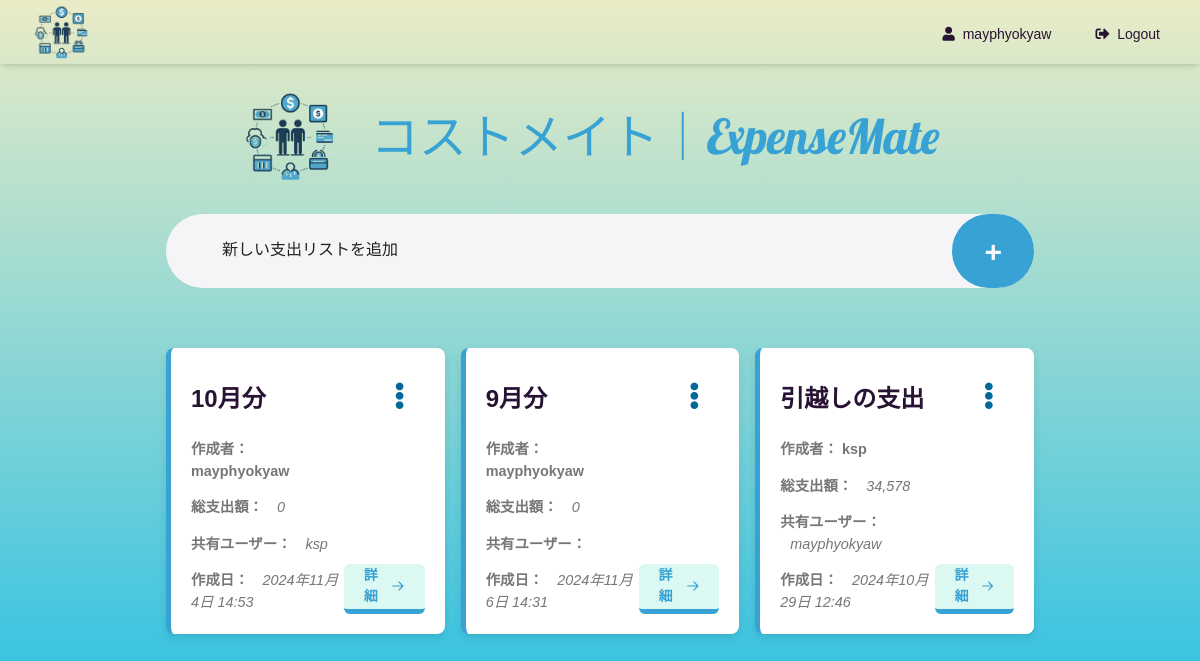
/ (signed in), run on an earlier commit of the app's database.
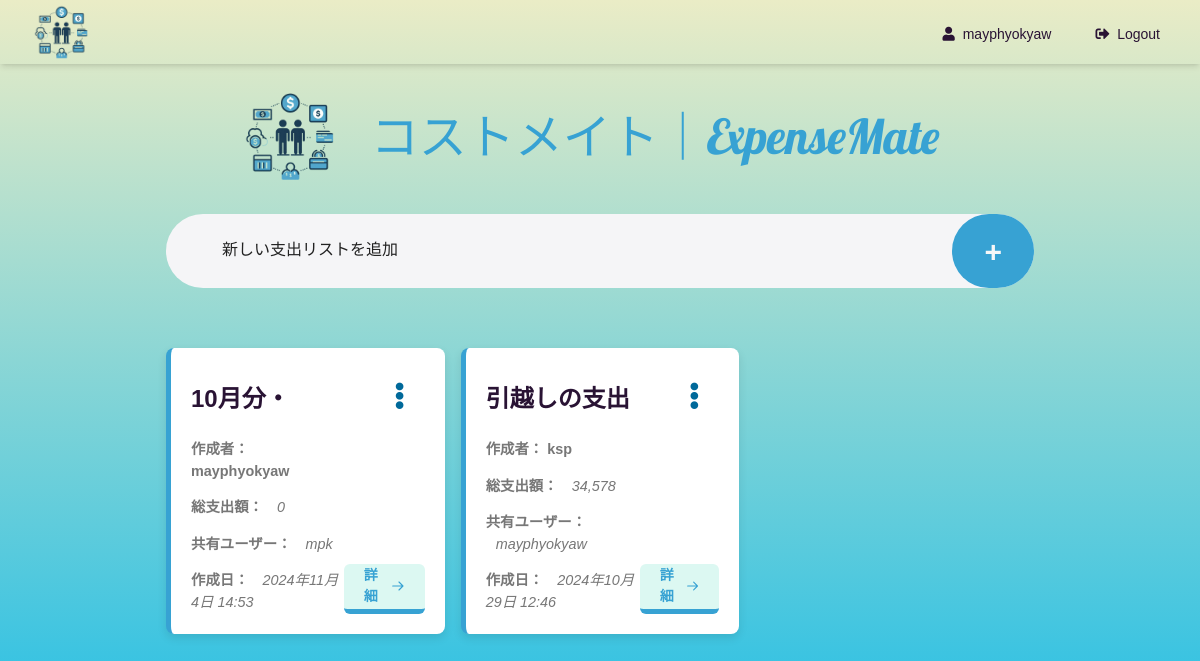
And on a later commit of the database.
### expenses_mate/models.py (models this page shows, shortened)
class User(AbstractBaseUser, PermissionsMixin):
    class Meta:
        db_table = "User"
        verbose_name = "ユーザー"
        verbose_name_plural = "ユーザー"
    user_id = models.AutoField(primary_key=True)
    username = models.CharField(max_length=100, unique=True)
    email = models.EmailField(max_length=255, unique=True)
    password = models.CharField(max_length=255)
    is_active = models.BooleanField(default=True)
    is_staff = models.BooleanField(default=False)
    objects = UserManager()
    USERNAME_FIELD = 'email'
    REQUIRED_FIELDS = ['username']
    def __str__(self):
        return self.username

class ExpenseGroup(models.Model):
    class Meta:
        db_table = "ExpenseGroup"
        verbose_name = "支出グループ"
        verbose_name_plural = "支出グループ"
    group_id = models.AutoField(primary_key=True)
    title = models.CharField(max_length=100)
    created_by = models.ForeignKey(User, on_delete=models.CASCADE)
    created_at = models.DateTimeField(auto_now_add=True)
    shared_with = models.ManyToManyField(User, related_name='shared_expense_groups', blank=True)

### expenses_mate/views.py (the view, shortened to what this page needs)
# urls.py: path('', ExpenseGroupListCreateView.as_view(), name='expenses_list_create'),
class ExpenseGroupListCreateView(LoginRequiredMixin, View):
    template_name = 'expenses_mate/expenses_list.html'
    def get(self, request, *args, **kwargs):
        expense_groups = ExpenseGroup.objects.filter(
            Q(created_by=request.user) | Q(shared_with=request.user)
        ).select_related('created_by').annotate(
            total_expense=Sum('expense__amount', output_field=models.DecimalField())
        )
        all_users = User.objects.all()
        form = ExpenseGroupForm()
        context = {
            'expenses_group': expense_groups,
            'form': form,
            'all_users': all_users
        }
        return render(request, self.template_name, context)

### expenses_mate/forms.py
class ExpenseGroupForm(forms.ModelForm):
    shared_with = forms.ModelMultipleChoiceField(
        queryset=User.objects.all(),  # You can filter if necessary
        widget=forms.SelectMultiple(attrs={
            'class': 'expenses-list-input',
            'id': 'input__shared_with'
        }),
        required=False  # Makes this field optional
    )
    class Meta:
        model = ExpenseGroup
        fields =['title', 'shared_with']
    def __init__(self, *args, **kwargs):
        super(ExpenseGroupForm, self).__init__(*args, **kwargs)
        self.fields['title'].widget.attrs.update({
            'class': 'expenses-list-input',
            'placeholder': ' ',
            'id': 'input__username'
        })

### expenses_mate/templatetags/custom_tags.py (called while the page is built)
@register.filter(name='add_class')
def add_class(field, css_class):
    try:
        return field.as_widget(attrs={'class': css_class})
    except AttributeError:
        return field

### templates/expenses_mate/expenses_list.html (shortened to what this page needs)
{% extends './layout/base.html' %}
{% load humanize %}
{% load custom_tags %}
{% block contents %}
<div class="mx-auto w-full md:w-3/4 px-4 mt-1.5">
  <form method="POST" action="{% url 'expenses_mate:expenses_list_create' %}">
    <div class="list-input-block">
      {{ form.title|add_class:"expenses-list-input" }}
      <label for="input__username" class="floating-label">新しい支出リストを追加</label>
      <button type="submit" class="add-button">+</button>
    </div>
  </form>
  <div class="grid grid-cols-1 sm:grid-cols-2 md:grid-cols-3 lg:grid-cols-3 gap-4">
    {% for expense_card in expenses_group %}
    <div class="card">
      <div class="flex justify-between items-center">
        <div class="card-title flex items-center space-x-2">
          <h2 class="title mt-4">{{ expense_card.title }}</h2>
        </div>
        <div>
          <div class="dropdown dropdown-end dropdown-bottom">
            <div tabindex="0" role="button" class="btn m-1 three-dots">
              <i class="fas fa-ellipsis-v"></i>
            </div>
          </div>
        </div>
      </div>
      <div class="flex justify-between items-end">
        <div>
          <div class="info">
            <span class="info-title">作成者：</span>
            <span class="info-title">{{ expense_card.created_by }}</span>
          </div>
          <div class="info">
            <span class="info-title">総支出額：</span>
            <span class="info-value">{{ expense_card.total_expense|default:0|intcomma }}</span>
          </div>
          <div class="info">
            <span class="info-title">共有ユーザー：</span>
            <span class="info-value">
              {% for user in expense_card.shared_with.all %}
              {{ user.username }}{% if not forloop.last %}, {% endif %}
              {% endfor %}
            </span>
          </div>
          <div class="info">
            <span class="info-title">作成日：</span>
            <span class="info-value">{{ expense_card.created_at|date:"Y年n月j日 H:i" }}</span>
          </div>
        </div>
        <a href="{% url 'expenses_mate:expense_detail' expense_card.group_id %}" class="detail-btn card-btn ">
          <span class="detail-btn-text">詳細</span>
          <svg class="w-5 h-5" fill="none" stroke="currentColor" viewBox="0 0 24 24" xmlns="http://www.w3.org/2000/svg"
            class="icon">
            <path stroke-linecap="round" stroke-linejoin="round" stroke-width="2" d="M14 5l7 7m0 0l-7 7m7-7H3"></path>
          </svg>
        </a>
      </div>
    </div>
    {% empty %}
    <p>No expenses found.</p>
    {% endfor %}
  </div>
</div>
{% endblock %}

### templates/expenses_mate/layout/base.html (shortened to what this page needs)
<!DOCTYPE html>
{% load static %}
<html lang="ja" data-theme="cupcake">
<head>
  <link rel="stylesheet" href="https://use.fontawesome.com/releases/v5.1.0/css/all.css"
>
  <link rel="stylesheet" href="https://cdn.jsdelivr.net/npm/tailwindcss@2.2.19/dist/tailwind.min.css">
  <link href="https://cdn.jsdelivr.net/npm/daisyui@4.12.14/dist/full.min.css" rel="stylesheet" type="text/css" />
  <link href="https://cdn.jsdelivr.net/npm/select2@4.1.0-beta.1/dist/css/select2.min.css" rel="stylesheet" />
  <script src="https://cdn.tailwindcss.com"></script>
  <link href="{% static 'css/style.css' %}" rel="stylesheet">
</head>
<body>
  <nav class="shadow-md sticky top-0 z-50">
    <div class="max-w-7xl mx-auto px-4 sm:px-6 lg:px-8">
      <div class="flex justify-between h-16">
        <div class="flex items-center">
          <a href="{% url 'expenses_mate:expenses_list_create' %}">
            <img src="{% static 'images/expenses_mate_icon.png' %}" alt="Logo" width="60px">
          </a>
        </div>
        <div class="flex items-center space-x-4">
          <a href="#" class="inline-flex items-center px-5 pt-1 text-2xl text-black-500 md:text-sm font-medium hover:text-gray-700">
            <i class="fa fa-user"></i>
            <span class="hidden md:inline ml-2">{{ user.username }}</span>
          </a>
          <a href="{% url 'account_logout' %}"
            class="inline-flex items-center px-2 pt-1 text-2xl text-black-500 md:text-sm font-medium hover:text-gray-700">
            <i class="fas fa-sign-out-alt"></i>
            <span class="hidden md:inline ml-2">Logout</span>
          </a>
        </div>
      </div>
    </div>
  </nav>
  <div class="header-block flex items-center justify-center text-center">
    <img src="{% static 'images/expenses_mate_icon.png' %}" width="100px" style="margin-right: 10px;" />
    <h1 class="text-center header">コストメイト｜ExpenseMate</h1>
  </div>
  <section class="vh-100 ">
    <div class="flex justify-center">
      {% block contents%}{% endblock %}
    </div>
  </section>
</body>
</html>

### expenses_mate/static/css/style.css (style rules this page uses)
html, body { height: 100%; margin: 0; overflow-x: hidden; }
body { font-family: "Poppins", sans-serif; ; background: -webkit-linear-gradient(90deg, #2BC0E4 10%, #EAECC6 100%); background-repeat: no-repeat; background-attachment: fixed; background-size: cover; }
.header-block { margin-top: 1rem; margin-bottom: 1rem; }
h1.header { margin: 20px; font-size: 3rem; font-family: 'Lobster', cursive; color: #37a2d3; }
.list-input-block { display: flex; align-items: center; justify-content: center; border-radius: 3rem; padding-left: 2rem; margin-bottom: 2.5rem; background-color: #f5f5f7; width: 100%; position: relative; }
.expenses-list-input { position: relative; flex: 1; border: none; outline: none; background-color: transparent; padding: 1.5rem; transition: border-color 0.3s ease; border-bottom: 2px solid transparent; z-index: 2; }
.floating-label { position: absolute; top: 1.5rem; left: 3.5rem; font-weight: 500; pointer-events: none; color: #222; transition: transform 0.3s ease, font-size 0.3s ease, color 0.3s ease; }
.expenses-list-input:focus+.floating-label, .expenses-list-input:not(:placeholder-shown)+.floating-label { transform: translateY(-1.5rem); font-size: 1rem; color: #37a2d3; }
.add-button { border: none; outline: none; padding: 0.9rem 2rem; background-color: #37a2d3; color: #f5f7f8; font-weight: 800; border-radius: 3rem; cursor: pointer; font-size: 30px; }
.card { background-color: #ffffff; border-left: 5px solid #37a2d3; box-shadow: 0 4px 10px rgba(0, 0, 0, 0.1); border-radius: 8px; padding: 20px; width: 100%; margin: 20px auto; }
.card-title { font-size: 1.5rem; font-weight: bold; margin-bottom: 10px; }
.info { margin-top: 15px; font-size: 0.9rem; color: #777; }
.info-title { font-weight: bold; }
.info-value { margin-left: 10px; font-style: italic; }
.card-btn { display: inline-flex; height: 50px; align-items: center; padding: 0 20px; font-weight: 600; font-size: 0.875rem; border-radius: 0.375rem; text-decoration: none; position: relative; overflow: hidden; transition: color 0.2s ease-in-out; }
.detail-btn { color: #37a2d3; background-color: #dcf8f2; border-bottom: 5px solid #37a2d3; }
.detail-btn-text { margin-right: 0.5rem; }
.three-dots { color: #00699a; font-size: 1.7rem; background-color: #fff; border: none; box-shadow: none; }

What changed in the data, as far as the page shows it:
removed ExpenseGroup: title "9月分", created_by "mayphyokyaw", total_expense "0", created_at "2024年11月6日 14:31"
changed ExpenseGroup "mayphyokyaw": loses User (username "ksp"); gains User (username "mpk"); title "10月分" → "10月分・"
